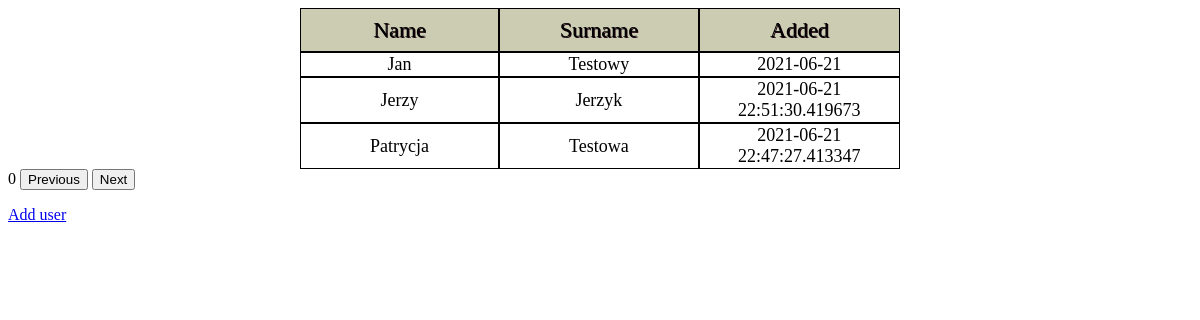
/page=0, run on an earlier commit of the app's database.
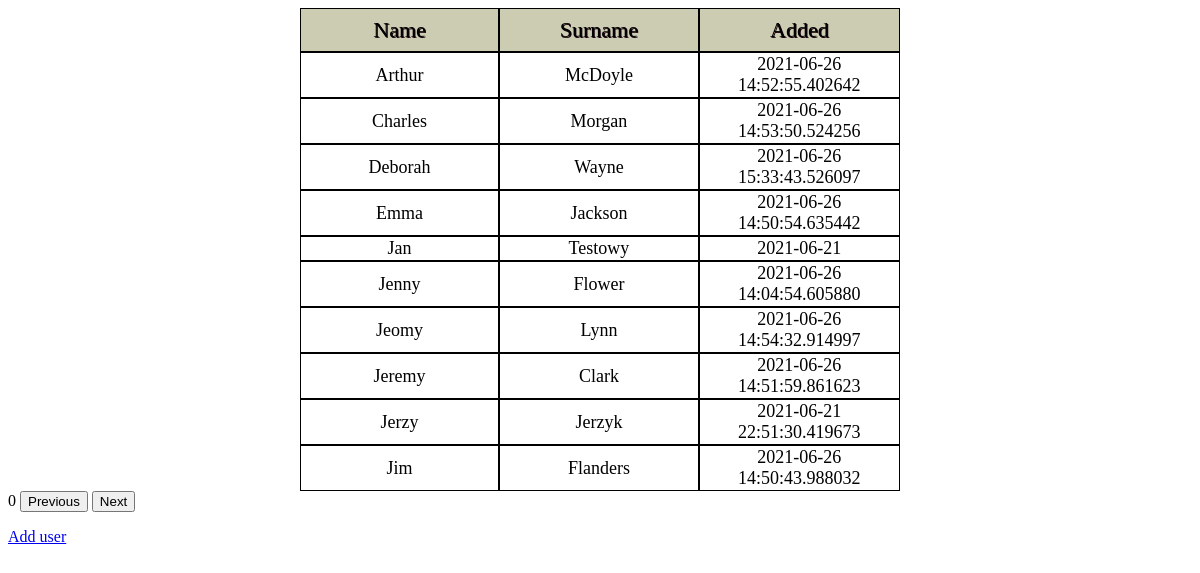
And on a later commit of the database.
### tables this page shows
CREATE TABLE users (
  id INTEGER PRIMARY KEY AUTOINCREMENT,
  name TEXT UNIQUE NOT NULL,
  surname TEXT UNIQUE NOT NULL,
  data_dodania datetime NOT NULL
);

### main.py (the view)
@app.route('/page=<page>', methods=['GET', 'POST'])
def users_pages(page):
    users_per_page = 10
    start_at = int(page) * users_per_page
    db = get_db()
    kursor = db.execute('SELECT * FROM users ORDER BY name ASC LIMIT %s OFFSET %s;' % (users_per_page, start_at))
    users = kursor.fetchall()  # fetchall zwraca dane w formie listy
    return render_template('user.html', users=users, page=page)

### main.py (called while the page is built)
def get_db():
    if not g.get('db'):  # jezeli brak połączenia to je tworzymy
        conn = sqlite3.connect(app.config['DATABASE'])
        conn.row_factory = sqlite3.Row
        g.db = conn  # zapisujemy połączenie w kontekście aplikacji
    return g.db  # zwracamy połączenie z bazą

### templates/user.html (shortened to what this page needs)
<!DOCTYPE html>
<html lang="en">
<head>
    <link rel= "stylesheet" type= "text/css" href= "{{ url_for('static',filename='style.css') }}">
</head>
<body>
    <table class="user-table">
    <tr>
        <td class="first-row">Name</td>
        <td class="first-row">Surname</td>
        <td class="first-row">Added</td>
    </tr>
        {% for user in users %}
            <tr>
                 <td> {{user.name}}</td>
                <td>  {{user.surname}}</td>
                <td>{{user.data_dodania}}</td>
            </tr>
            {% endfor %}
        </table>
    {% if page %}
           {{ page}}
        {% endif %}
    <button onclick="window.location.href='{{ url_for( 'users') }}';">Previous</button>
    <button onclick="window.location.href='{{ url_for( 'users_pages', page=0) }}';">Next</button>
    <p><a href="{{url_for('index')}}">Add user</a></p>
</body>
</html>

What changed in the data, as far as the page shows it:
no longer on this page (row unchanged): users: name "Patrycja", surname "Testowa", data_dodania "2021-06-21 22:47:27.413347"
added users: name "Arthur", surname "McDoyle", data_dodania "2021-06-26 14:52:55.402642"
added users: name "Charles", surname "Morgan", data_dodania "2021-06-26 14:53:50.524256"
added users: name "Deborah", surname "Wayne", data_dodania "2021-06-26 15:33:43.526097"
added users: name "Emma", surname "Jackson", data_dodania "2021-06-26 14:50:54.635442"
added users: name "Jenny", surname "Flower", data_dodania "2021-06-26 14:04:54.605880"
added users: name "Jeomy", surname "Lynn", data_dodania "2021-06-26 14:54:32.914997"
added users: name "Jeremy", surname "Clark", data_dodania "2021-06-26 14:51:59.861623"
added users: name "Jim", surname "Flanders", data_dodania "2021-06-26 14:50:43.988032"
